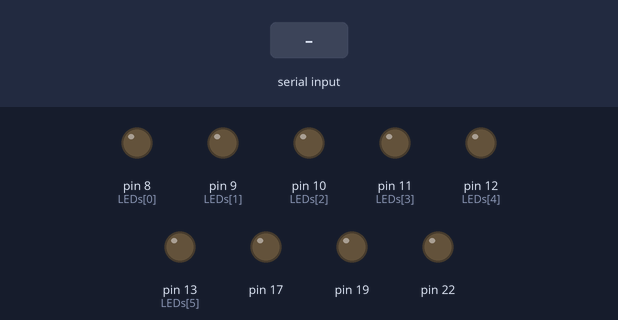
The sketch below on a simulated Arduino Uno, built with avr-gcc and run on an emulated ATmega328P. On the bench: output pins drawn as LEDs (lit = HIGH). The test bench sets the inputs (shaded band). What the sketch prints to the serial monitor is not drawn.

Above: at 1.2 s.
1.3 s: "7" received over Serial
At 2.7 s:
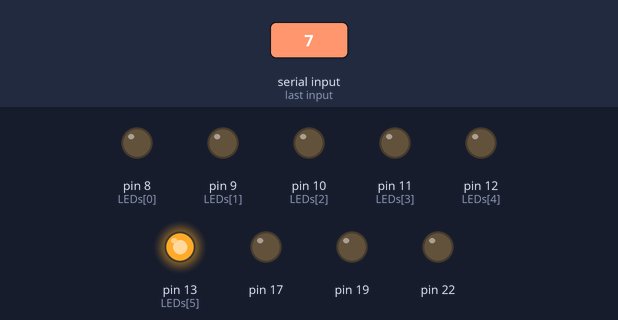
4.3 s: "1" received over Serial
At 4.6 s:
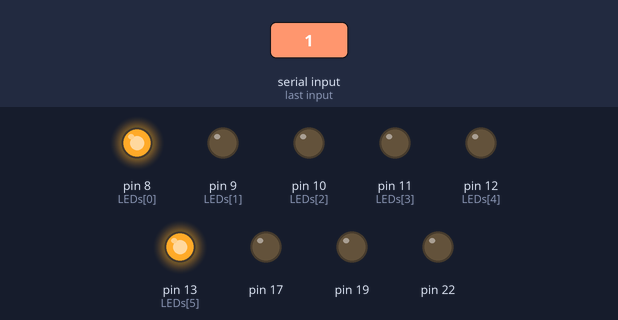
5.8 s: "3" received over Serial
At 6.9 s:
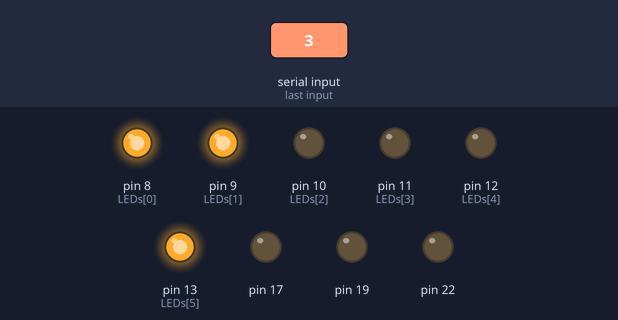
7.3 s: "2" received over Serial
At 8.0 s:
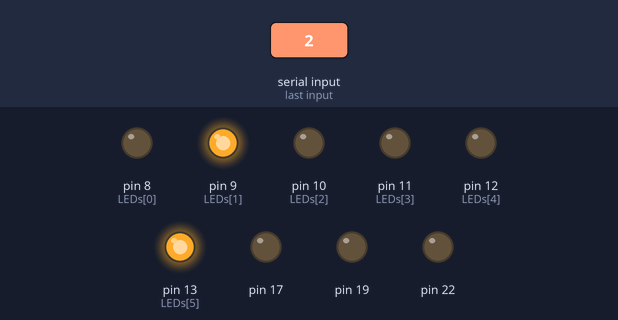
8.8 s: "5" received over Serial
At 9.2 s:
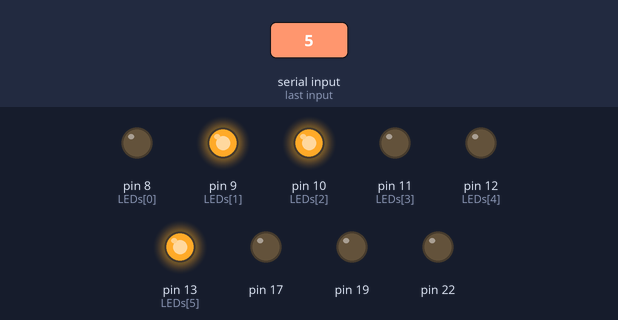
10.3 s: "4" received over Serial
At 11.5 s:
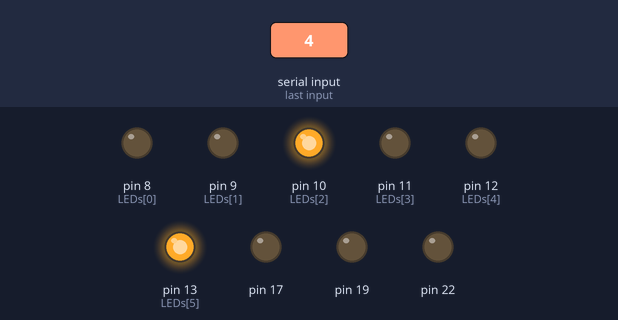
Timing chart, 0 to 12.8 s (numbered marks = the images above; inputs shaded):
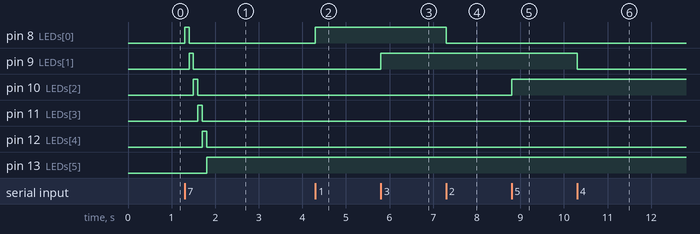

Measured:
- after the input at 1.3 s, pin 8 (LEDs[0]): LOW → HIGH at once, → LOW 0.10 s later; pin 9 (LEDs[1]): LOW → HIGH after 0.10 s, → LOW 0.10 s later; pin 10 (LEDs[2]): LOW → HIGH after 0.20 s, → LOW 0.10 s later; pin 11 (LEDs[3]): LOW → HIGH after 0.30 s, → LOW 0.10 s later; pin 12 (LEDs[4]): LOW → HIGH after 0.40 s, → LOW 0.10 s later
- after the input at 4.3 s, pin 8 (LEDs[0]): LOW → HIGH at once
- after the input at 5.8 s, pin 9 (LEDs[1]): LOW → HIGH at once
- after the input at 7.3 s, pin 8 (LEDs[0]): HIGH → LOW at once
- after the input at 8.8 s, pin 10 (LEDs[2]): LOW → HIGH at once
- after the input at 10.3 s, pin 9 (LEDs[1]): HIGH → LOW at once

The sketch:

20191007.ino
```cpp
const byte LEDs[]={8,9,10,11,12,13};
const byte total = sizeof(LEDs);
char val;
byte data = B000001;
//byte data = B100000;
byte shift = 0;
byte sw=0;
byte index=0;
byte index2=0;

void setup() {
 for (byte i = 0;i<=total;i++){
    pinMode(LEDs[i], OUTPUT);
  }
  Serial.begin(9600);
  Serial.println("Hello");

  DDRB = B01111111;


}

void loop() {
  // put your main code here, to run repeatedly:

  if(Serial.available()){
      val=Serial.read();

      if(val=='1'){
        digitalWrite(LEDs[0], HIGH);
      }

      if(val=='2'){
        digitalWrite(LEDs[0], LOW);
      }

      if(val=='3'){
        digitalWrite(LEDs[1], HIGH);
      }

      if(val=='4'){
        digitalWrite(LEDs[1], LOW);
      }

      if(val=='5'){
        digitalWrite(LEDs[2], HIGH);
      }

      if(val=='6'){
        digitalWrite(LEDs[2], LOW);
      }


      if(val=='7'){
        for (byte i = 0;i<total;i++){
          PORTB = data<<shift;
          shift++;
          delay(100);
        }

      }else if(val=='8'){
        for (byte i = 0;i<total;i++){
          for (byte i = 0;i<total;i++){
        digitalWrite(LEDs[i], LOW);
      }
      for (byte i = 0;i<=3;i++){
        digitalWrite(LEDs[i*2+index2], HIGH);
      }

      if (index2==1){
        index2=0;
      }else{
        index2=1;
      }
    delay(100);
      }
      }
   }


}
```
